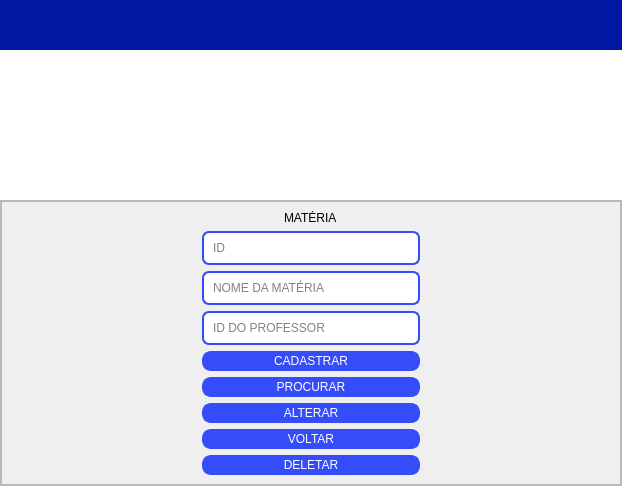
         <widget class="QWidget" name="p5_mat">
          <layout class="QVBoxLayout" name="verticalLayout_30">
           <property name="spacing">
            <number>0</number>
           </property>
           <property name="leftMargin">
            <number>0</number>
           </property>
           <property name="topMargin">
            <number>0</number>
           </property>
           <property name="rightMargin">
            <number>0</number>
           </property>
           <property name="bottomMargin">
            <number>0</number>
           </property>
           <item>
            <widget class="QFrame" name="frame_27">
             <property name="minimumSize">
              <size>
               <width>0</width>
               <height>50</height>
              </size>
             </property>
             <property name="maximumSize">
              <size>
               <width>16777215</width>
               <height>60</height>
              </size>
             </property>
             <property name="styleSheet">
              <string notr="true">background-color: rgb(0, 24, 162);
</string>
             </property>
             <property name="frameShape">
              <enum>QFrame::NoFrame</enum>
             </property>
             <property name="frameShadow">
              <enum>QFrame::Raised</enum>
             </property>
            </widget>
           </item>
           <item>
            <widget class="QTableWidget" name="tabela_materia">
             <property name="maximumSize">
              <size>
               <width>16777215</width>
               <height>150</height>
              </size>
             </property>
             <property name="frameShape">
              <enum>QFrame::NoFrame</enum>
             </property>
            </widget>
           </item>
           <item>
            <widget class="QFrame" name="frame_29">
             <property name="frameShape">
              <enum>QFrame::StyledPanel</enum>
             </property>
             <property name="frameShadow">
              <enum>QFrame::Raised</enum>
             </property>
             <layout class="QVBoxLayout" name="verticalLayout_31">
              <property name="spacing">
               <number>0</number>
              </property>
              <property name="leftMargin">
               <number>0</number>
              </property>
              <property name="topMargin">
               <number>0</number>
              </property>
              <property name="rightMargin">
               <number>0</number>
              </property>
              <property name="bottomMargin">
               <number>0</number>
              </property>
              <item>
               <widget class="QFrame" name="frame_30">
                <property name="frameShape">
                 <enum>QFrame::StyledPanel</enum>
                </property>
                <property name="frameShadow">
                 <enum>QFrame::Raised</enum>
                </property>
                <layout class="QVBoxLayout" name="verticalLayout_32">
                 <property name="leftMargin">
                  <number>200</number>
                 </property>
                 <property name="rightMargin">
                  <number>200</number>
                 </property>
                 <property name="bottomMargin">
                  <number>9</number>
                 </property>
                 <item alignment="Qt::AlignHCenter">
                  <widget class="QLabel" name="label_14">
                   <property name="sizePolicy">
                    <sizepolicy hsizetype="Fixed" vsizetype="Fixed">
                     <horstretch>0</horstretch>
                     <verstretch>0</verstretch>
                    </sizepolicy>
                   </property>
                   <property name="text">
                    <string>MATÉRIA</string>
                   </property>
                  </widget>
                 </item>
                 <item alignment="Qt::AlignHCenter">
                  <widget class="QLineEdit" name="lineEdit_15">
                   <property name="sizePolicy">
                    <sizepolicy hsizetype="Preferred" vsizetype="Fixed">
                     <horstretch>0</horstretch>
                     <verstretch>0</verstretch>
                    </sizepolicy>
                   </property>
                   <property name="styleSheet">
                    <string notr="true">QLineEdit {
	width: 200px;
	background-color: white;
	color: rgb(0,10,10);
	border-radius: 7px;  border: 2px solid  rgb(52, 76, 250);
	padding: 7px
}</string>
                   </property>
                   <property name="placeholderText">
                    <string>ID</string>
                   </property>
                  </widget>
                 </item>
                 <item alignment="Qt::AlignHCenter">
                  <widget class="QLineEdit" name="lineEdit_24">
                   <property name="sizePolicy">
                    <sizepolicy hsizetype="Fixed" vsizetype="Fixed">
                     <horstretch>0</horstretch>
                     <verstretch>0</verstretch>
                    </sizepolicy>
                   </property>
                   <property name="styleSheet">
                    <string notr="true">QLineEdit {
	width: 200px;
	background-color: white;
	color: rgb(0,10,10);
	border-radius: 7px;  border: 2px solid  rgb(52, 76, 250);
	padding: 7px
}</string>
                   </property>
                   <property name="placeholderText">
                    <string>NOME DA MATÉRIA</string>
                   </property>
                  </widget>
                 </item>
                 <item alignment="Qt::AlignHCenter">
                  <widget class="QLineEdit" name="lineEdit_25">
                   <property name="sizePolicy">
                    <sizepolicy hsizetype="Fixed" vsizetype="Fixed">
                     <horstretch>0</horstretch>
                     <verstretch>0</verstretch>
                    </sizepolicy>
                   </property>
                   <property name="styleSheet">
                    <string notr="true">QLineEdit {
	width: 200px;
	background-color: white;
	color: rgb(0,10,10);
	border-radius: 7px;  border: 2px solid  rgb(52, 76, 250);
	padding: 7px
}</string>
                   </property>
                   <property name="placeholderText">
                    <string>ID DO PROFESSOR</string>
                   </property>
                  </widget>
                 </item>
                 <item>
                  <widget class="QPushButton" name="pushButton_29">
                   <property name="maximumSize">
                    <size>
                     <width>16777215</width>
                     <height>40</height>
                    </size>
                   </property>
                   <property name="styleSheet">
                    <string notr="true">QPushButton {
	color: white;
	background-color: rgb(52, 76, 250);
	border-radius: 9px; border: 3px solid  rgb(52, 76, 250);
}

QPushButton:hover {
	background-color: rgb(32, 48, 168);
border-radius: 9px; border: 3px solid  rgb(32, 48, 168);
}</string>
                   </property>
                   <property name="text">
                    <string>CADASTRAR</string>
                   </property>
                  </widget>
                 </item>
                 <item>
                  <widget class="QPushButton" name="pushButton_32">
                   <property name="maximumSize">
                    <size>
                     <width>16777215</width>
                     <height>40</height>
                    </size>
                   </property>
                   <property name="styleSheet">
                    <string notr="true">QPushButton {
	color: white;
	background-color: rgb(52, 76, 250);
	border-radius: 9px; border: 3px solid  rgb(52, 76, 250);
}

QPushButton:hover {
	background-color: rgb(32, 48, 168);
border-radius: 9px; border: 3px solid  rgb(32, 48, 168);
}</string>
                   </property>
                   <property name="text">
                    <string>PROCURAR</string>
                   </property>
                  </widget>
                 </item>
                 <item>
                  <widget class="QPushButton" name="pushButton_30">
                   <property name="maximumSize">
                    <size>
                     <width>16777215</width>
                     <height>40</height>
                    </size>
                   </property>
                   <property name="styleSheet">
                    <string notr="true">QPushButton {
	color: white;
	background-color: rgb(52, 76, 250);
	border-radius: 9px; border: 3px solid  rgb(52, 76, 250);
}

QPushButton:hover {
	background-color: rgb(32, 48, 168);
border-radius: 9px; border: 3px solid  rgb(32, 48, 168);
}</string>
                   </property>
                   <property name="text">
                    <string>ALTERAR</string>
                   </property>
                  </widget>
                 </item>
                 <item>
                  <widget class="QPushButton" name="pushButton_31">
                   <property name="maximumSize">
                    <size>
                     <width>16777215</width>
                     <height>40</height>
                    </size>
                   </property>
                   <property name="styleSheet">
                    <string notr="true">QPushButton {
	color: white;
	background-color: rgb(52, 76, 250);
	border-radius: 9px; border: 3px solid  rgb(52, 76, 250);
}

QPushButton:hover {
	background-color: rgb(32, 48, 168);
border-radius: 9px; border: 3px solid  rgb(32, 48, 168);
}</string>
                   </property>
                   <property name="text">
                    <string>VOLTAR</string>
                   </property>
                  </widget>
                 </item>
                 <item>
                  <widget class="QPushButton" name="pushButton_33">
                   <property name="maximumSize">
                    <size>
                     <width>16777215</width>
                     <height>40</height>
                    </size>
                   </property>
                   <property name="styleSheet">
                    <string notr="true">QPushButton {
	color: white;
	background-color: rgb(52, 76, 250);
	border-radius: 9px; border: 3px solid  rgb(52, 76, 250);
}

QPushButton:hover {
	background-color: rgb(32, 48, 168);
border-radius: 9px; border: 3px solid  rgb(32, 48, 168);
}</string>
                   </property>
                   <property name="text">
                    <string>DELETAR</string>
                   </property>
                  </widget>
                 </item>
                </layout>
               </widget>
              </item>
             </layout>
            </widget>
           </item>
          </layout>
         </widget>
